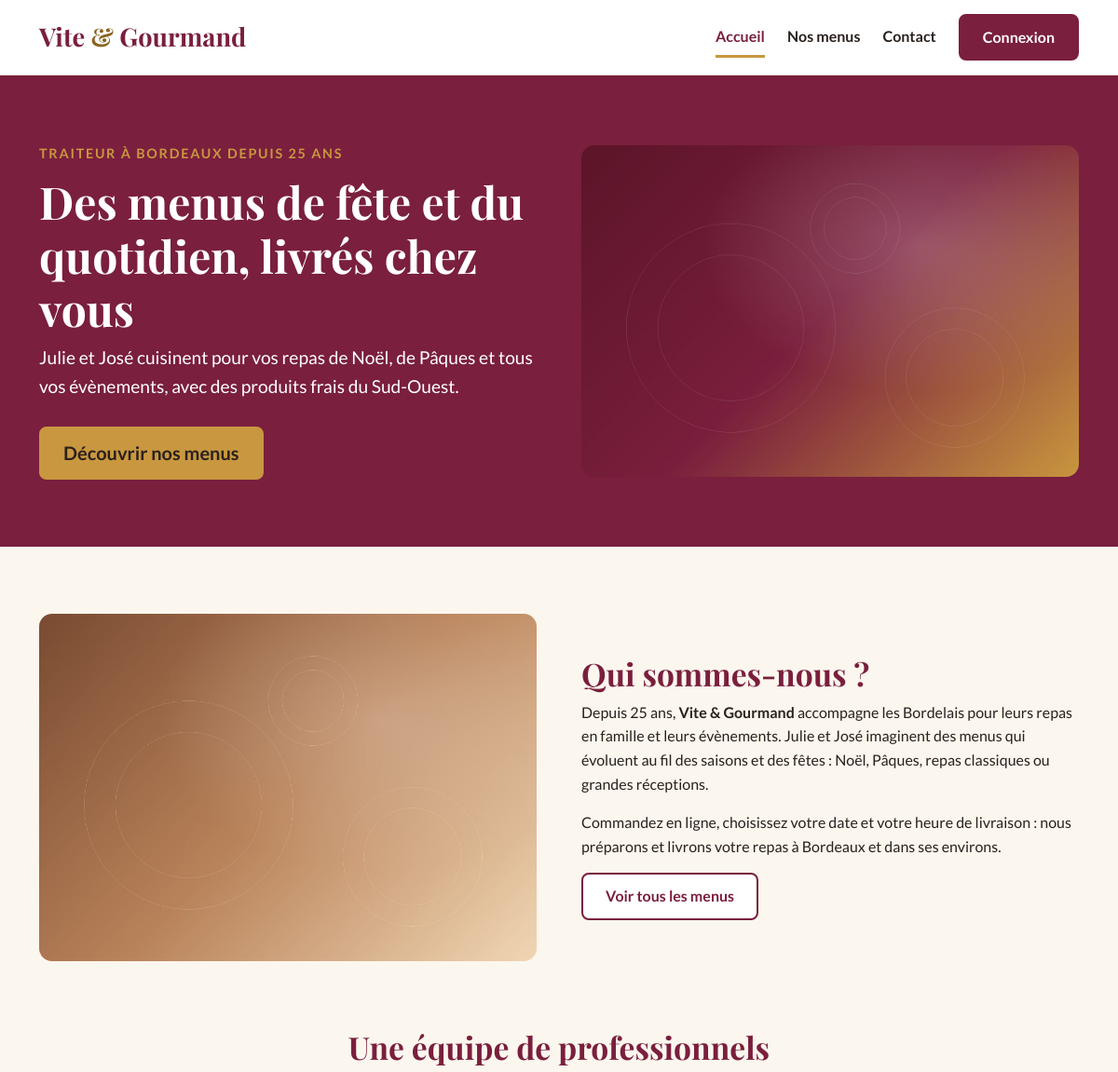
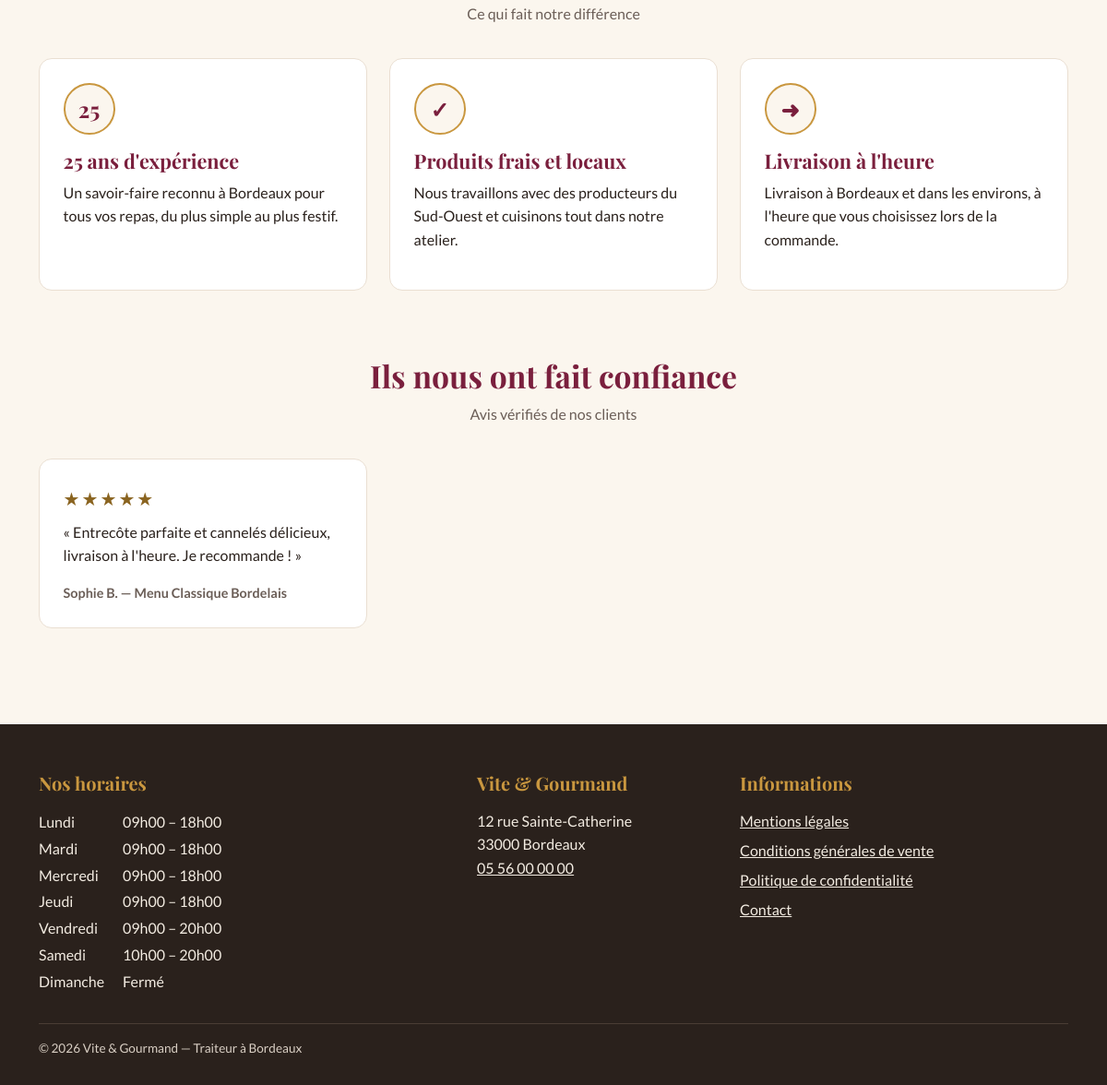
The page / on the database its author committed (2 pictures, top to bottom).
### tables this page shows
CREATE TABLE avis (
    avis_id         INT       NOT NULL AUTO_INCREMENT,
    commande_id     INT       NOT NULL,
    utilisateur_id  INT       NOT NULL,
    note            TINYINT   NOT NULL,
    description     TEXT      NOT NULL,
    statut          ENUM('en_attente','valide','refuse') NOT NULL DEFAULT 'en_attente',
    date_creation   DATETIME  NOT NULL DEFAULT CURRENT_TIMESTAMP,
    PRIMARY KEY (avis_id),
    UNIQUE KEY uk_avis_commande (commande_id),
    CONSTRAINT fk_avis_commande    FOREIGN KEY (commande_id)    REFERENCES commande (commande_id) ON DELETE CASCADE,
    CONSTRAINT fk_avis_utilisateur FOREIGN KEY (utilisateur_id) REFERENCES utilisateur (utilisateur_id),
    CONSTRAINT ck_avis_note CHECK (note BETWEEN 1 AND 5)
);

CREATE TABLE utilisateur (
    utilisateur_id  INT           NOT NULL AUTO_INCREMENT,
    email           VARCHAR(180)  NOT NULL,
    password        VARCHAR(255)  NOT NULL,
    nom             VARCHAR(50)   NOT NULL,
    prenom          VARCHAR(50)   NOT NULL,
    telephone       VARCHAR(20)   NULL,
    ville           VARCHAR(80)   NULL,
    pays            VARCHAR(50)   NULL DEFAULT 'France',
    adresse_postale VARCHAR(255)  NULL,
    role_id         INT           NOT NULL,
    actif           BOOLEAN       NOT NULL DEFAULT TRUE,
    date_creation   DATETIME      NOT NULL DEFAULT CURRENT_TIMESTAMP,
    PRIMARY KEY (utilisateur_id),
    UNIQUE KEY uk_utilisateur_email (email),
    CONSTRAINT fk_utilisateur_role FOREIGN KEY (role_id) REFERENCES role (role_id)
);

CREATE TABLE menu (
    menu_id                  INT            NOT NULL AUTO_INCREMENT,
    titre                    VARCHAR(100)   NOT NULL,
    description              TEXT           NOT NULL,
    nombre_personne_minimum  INT            NOT NULL,
    prix_par_personne        DECIMAL(8,2)   NOT NULL,
    conditions               TEXT           NULL,
    delai_commande_jours     INT            NOT NULL DEFAULT 0,   
    quantite_restante        INT            NOT NULL DEFAULT 0,
    theme_id                 INT            NOT NULL,
    regime_id                INT            NOT NULL,
    PRIMARY KEY (menu_id),
    CONSTRAINT fk_menu_theme  FOREIGN KEY (theme_id)  REFERENCES theme (theme_id),
    CONSTRAINT fk_menu_regime FOREIGN KEY (regime_id) REFERENCES regime (regime_id),
    CONSTRAINT ck_menu_nb_personne CHECK (nombre_personne_minimum >= 1),
    CONSTRAINT ck_menu_prix        CHECK (prix_par_personne >= 0),
    CONSTRAINT ck_menu_stock       CHECK (quantite_restante >= 0),
    CONSTRAINT ck_menu_delai       CHECK (delai_commande_jours >= 0)
);

CREATE TABLE horaire (
    horaire_id       INT          NOT NULL AUTO_INCREMENT,
    jour             VARCHAR(10)  NOT NULL,
    ordre            TINYINT      NOT NULL,
    heure_ouverture  TIME         NULL,
    heure_fermeture  TIME         NULL,
    PRIMARY KEY (horaire_id),
    UNIQUE KEY uk_horaire_jour (jour)
);

### templates/pages/accueil.php (the view, shortened to what the rows shown need)
<section class="hero">
    <div class="container">
        <div class="row align-items-center g-5">
            <div class="col-lg-6">
                <h1>Des menus de fête et du quotidien, livrés chez vous</h1>
            </div>
        </div>
    </div>
</section>
<section class="bloc" aria-labelledby="titre-presentation">
    <div class="container">
        <div class="row align-items-center g-5">
            <div class="col-lg-6 order-lg-2">
                <h2 id="titre-presentation">Qui sommes-nous ?</h2>
            </div>
        </div>
    </div>
</section>
<section class="bloc pt-0" aria-labelledby="titre-equipe">
    <div class="container">
        <div class="titre-centre">
            <h2 id="titre-equipe">Une équipe de professionnels</h2>
        </div>
    </div>
</section>
<section class="bloc pt-0" aria-labelledby="titre-avis">
    <div class="container">
        <div class="titre-centre">
            <h2 id="titre-avis">Ils nous ont fait confiance</h2>
        </div>
        <?php if ($avis): ?>
            <div class="row g-4">
                <?php foreach ($avis as $a): ?>
                    <div class="col-md-4">
                        <figure class="carte h-100 m-0">
                            <div class="etoiles" role="img" aria-label="Note : <?= (int) $a['note'] ?> sur 5">
                                <?= str_repeat('★', (int) $a['note']) . str_repeat('☆', 5 - (int) $a['note']) ?>
                            </div>
                            <blockquote class="m-0"><p>« <?= e($a['description']) ?> »</p></blockquote>
                            <figcaption class="auteur"><?= e($a['prenom']) ?> <?= e($a['initiale']) ?>. — <?= e($a['menu']) ?></figcaption>
                        </figure>
                    </div>
                <?php endforeach; ?>
            </div>
        <?php else: ?>
            <p class="text-center">Aucun avis pour le moment.</p>
        <?php endif; ?>
    </div>
</section>

### templates/partials/footer.php (shortened to what the rows shown need)
<?php use App\Models\Horaire; $horaires = Horaire::tous(); ?>
<footer class="pied">
    <div class="container">
        <div class="row g-4">
            <div class="col-md-5">
                <h2 class="titre-pied">Nos horaires</h2>
                <table class="horaires">
                    <tbody>
                    <?php foreach ($horaires as $h): ?>
                        <tr>
                            <th scope="row"><?= e($h['jour']) ?></th>
                            <td>
                                <?= $h['heure_ouverture']
                                    ? e(Horaire::format($h['heure_ouverture'])) . ' – ' . e(Horaire::format($h['heure_fermeture']))
                                    : 'Fermé' ?>
                            </td>
                        </tr>
                    <?php endforeach; ?>
                    </tbody>
                </table>
            </div>
            <div class="col-md-3">
                <h2 class="titre-pied">Vite &amp; Gourmand</h2>
            </div>
            <div class="col-md-4">
                <h2 class="titre-pied">Informations</h2>
            </div>
        </div>
    </div>
</footer>

### rows shown on the page
avis: note "★★★★★", description "Entrecôte parfaite et cannelés délicieux, livraison à l'heure. Je recommande !", utilisateur.prenom "Sophie", initiale "B", menu.titre "Menu Classique Bordelais"
horaire: jour "Lundi", heure_ouverture "09h00", heure_fermeture "18h00"
horaire: jour "Mardi", heure_ouverture "09h00", heure_fermeture "18h00"
horaire: jour "Mercredi", heure_ouverture "09h00", heure_fermeture "18h00"
horaire: jour "Jeudi", heure_ouverture "09h00", heure_fermeture "18h00"
horaire: jour "Vendredi", heure_ouverture "09h00", heure_fermeture "20h00"
horaire: jour "Samedi", heure_ouverture "10h00", heure_fermeture "20h00"
horaire: jour "Dimanche", shows "Fermé"
